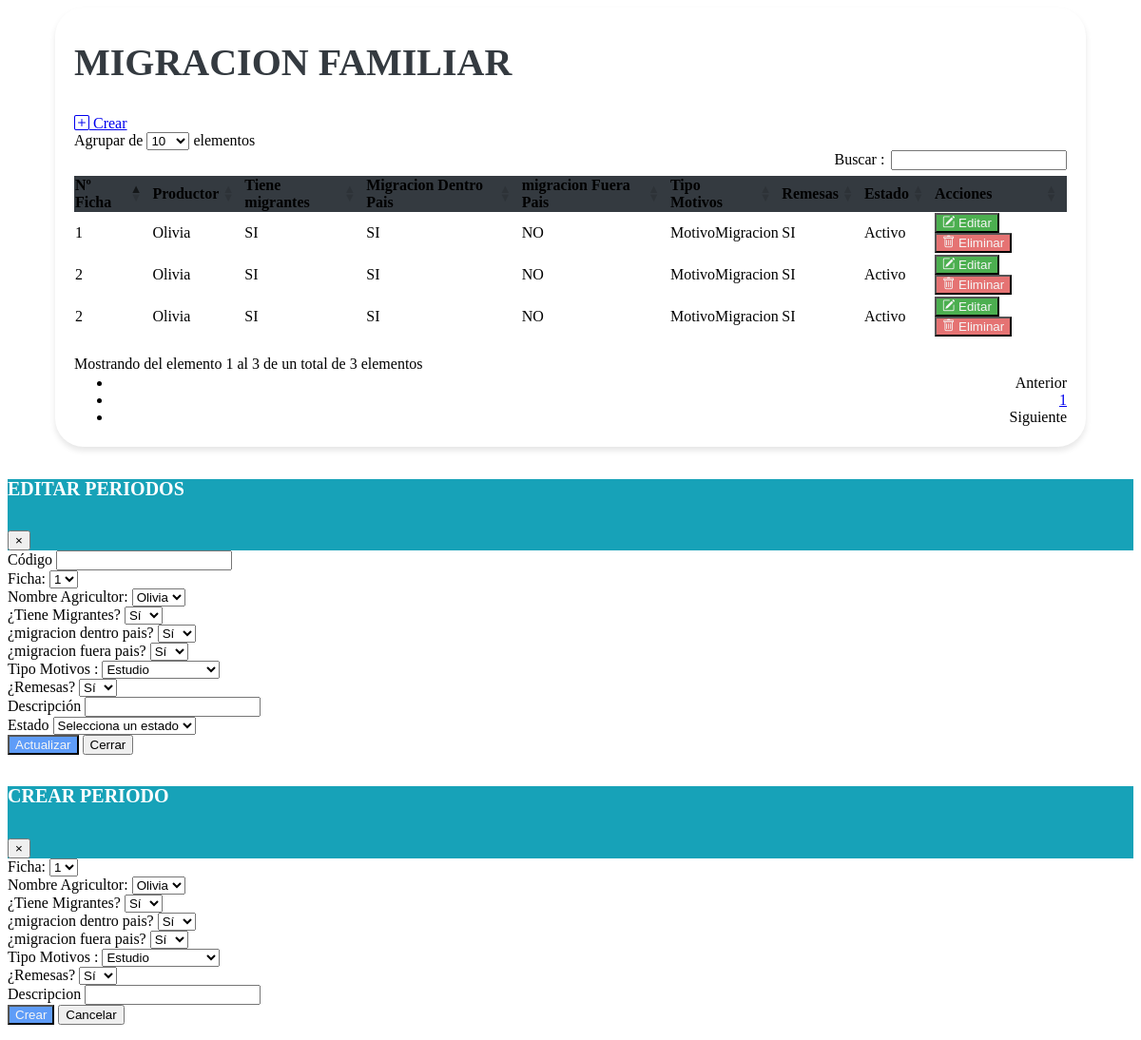
The app's page /vistas/Mantenimiento_Migracion_Familiar.php with its own data.
### tables this page shows
CREATE TABLE `tbl_migracion_familiar` (
  `id_ficha` bigint(20) DEFAULT NULL,
  `id_productor` bigint(20) DEFAULT NULL,
  `id_migracion` bigint(20) NOT NULL,
  `tiene_migrantes` enum('S','N') DEFAULT NULL,
  `migracion_dentro_pais` enum('S','N') DEFAULT NULL,
  `migracion_fuera_pais` enum('S','N') DEFAULT NULL,
  `id_tipo_motivos` bigint(20) DEFAULT NULL,
  `remesas` enum('S','N') DEFAULT NULL,
  `descripcion` text DEFAULT NULL,
  `creado_por` varchar(50) DEFAULT NULL,
  `fecha_creacion` timestamp NOT NULL DEFAULT current_timestamp(),
  `modificado_por` varchar(50) DEFAULT NULL,
  `fecha_modificacion` timestamp NOT NULL DEFAULT current_timestamp() ON UPDATE current_timestamp(),
  `estado` enum('A','I') DEFAULT NULL
);

CREATE TABLE `tbl_productor` (
  `id_ficha` varchar(50) DEFAULT NULL,
  `id_productor` bigint(20) NOT NULL,
  `primer_nombre` varchar(255) DEFAULT NULL,
  `segundo_nombre` varchar(255) DEFAULT NULL,
  `primer_apellido` varchar(255) DEFAULT NULL,
  `segundo_apellido` varchar(255) DEFAULT NULL,
  `identificacion` bigint(20) DEFAULT NULL,
  `fecha_nacimiento` date DEFAULT NULL,
  `genero` varchar(10) DEFAULT NULL,
  `estado_civil` varchar(20) DEFAULT NULL,
  `nivel_escolaridad` varchar(50) DEFAULT NULL,
  `ultimo_grado_escolar_aprobado` varchar(50) DEFAULT NULL,
  `telefono_1` int(11) DEFAULT NULL,
  `telefono_2` int(11) DEFAULT NULL,
  `telefono_3` int(11) DEFAULT NULL,
  `email_1` varchar(255) DEFAULT NULL,
  `email_2` varchar(255) DEFAULT NULL,
  `email_3` varchar(255) DEFAULT NULL,
  `descripcion` text DEFAULT NULL,
  `creado_por` varchar(25) DEFAULT NULL,
  `fecha_creacion` timestamp NOT NULL DEFAULT current_timestamp() ON UPDATE current_timestamp(),
  `modificado_por` varchar(25) DEFAULT NULL,
  `fecha_modificacion` timestamp NOT NULL DEFAULT current_timestamp(),
  `estado` enum('A','I') DEFAULT NULL
);

CREATE TABLE `tbl_motivos_migracion` (
  `Id_motivo` bigint(20) NOT NULL,
  `Motivo` varchar(255) DEFAULT NULL,
  `Descripcion` text DEFAULT NULL,
  `Creado_por` varchar(255) DEFAULT NULL,
  `Fecha_creacion` timestamp NOT NULL DEFAULT current_timestamp(),
  `Modificado_por` varchar(255) DEFAULT NULL,
  `Fecha_Actualizacion` timestamp NOT NULL DEFAULT current_timestamp() ON UPDATE current_timestamp(),
  `Estado` enum('A','I') NOT NULL DEFAULT 'A'
);

### vistas/Mantenimiento_Migracion_Familiar.php (the view, shortened to what the rows shown need)
<link href="https://cdn.jsdelivr.net/npm/bootstrap-icons@1.10.0/font/bootstrap-icons.css" rel="stylesheet">
<link rel="stylesheet" href="assets/css/estilos.css">
    <link rel="stylesheet" href="https://cdn.datatables.net/1.10.20/css/dataTables.bootstrap4.min.css">
    <link rel="stylesheet" href="https://cdn.datatables.net/1.10.20/css/dataTables.bootstrap4.min.css">
<div class="containertable">
    <div class="d-flex justify-content-between align-items-end mb-4">
        <div>
            <h1 class="poppins-font mb-2">MIGRACION FAMILIAR</h1>
            <br>
        </div>
    </div>
    <div class="table-responsive">
    <table id="tablax" class="table table-hover">
            <thead class="table-dark text-center" style="background-color: #343A40;">
                <tr>
                    <th scope="col">Nº Ficha </th>
                    <th scope="col">Productor</th>
                    <th scope="col">Tiene migrantes</th>
                    <th scope="col">Migracion Dentro Pais</th>
                    <th scope="col">migracion Fuera Pais</th>
                    <th scope="col">Tipo Motivos</th>
                    <th scope="col">Remesas</th>
                    <th scope="col">Estado</th>
                    <th scope="col">Acciones</th>
                </tr>
            </thead>
            <tbody class="text-center">
                <?php
                include "../php/conexion_be.php";
                $sql = $conexion->query("SELECT
                MF.id_ficha,
                P.primer_nombre,
                MM.Motivo,
                MF.*
            FROM
                tbl_migracion_familiar MF
                INNER JOIN fichas F ON MF.id_ficha = F.id_ficha
                INNER JOIN tbl_productor P ON MF.id_productor = P.id_productor
                INNER JOIN tbl_motivos_migracion MM ON MF.id_tipo_motivos = MM.Id_motivo;
            ");
                while ($datos = $sql->fetch_object()) { ?>
                    <tr>
                        <td><?= $datos->id_ficha ?></td>
                        <td><?= $datos->primer_nombre ?></td>
                        <td><?php
                            if ($datos->tiene_migrantes == "S") {
                                echo '<span class="badge bg-success">SI</span>';
                            } else {
                                echo '<span class="badge bg-danger">NO</span>';
                            }
                            ?>
                        </td>
                        <td><?php
                            if ($datos->migracion_dentro_pais == "S") {
                                echo '<span class="badge bg-success">SI</span>';
                            } else {
                                echo '<span class="badge bg-danger">NO</span>';
                            }
                            ?>
                        </td>
                        <td><?php
                            if ($datos->migracion_fuera_pais == "S") {
                                echo '<span class="badge bg-success">SI</span>';
                            } else {
                                echo '<span class="badge bg-danger">NO</span>';
                            }
                            ?>
                        </td>
                        <td><?= $datos->Motivo ?></td>
                        <td><?php
                            if ($datos->remesas == "S") {
                                echo '<span class="badge bg-success">SI</span>';
                            } else {
                                echo '<span class="badge bg-danger">NO</span>';
                            }
                            ?>
                        </td>
                        <td><?php
                            if ($datos->estado == "A") {
                                echo '<span class="badge bg-success">Activo</span>';
                            } else {
                                echo '<span class="badge bg-danger">Inactivo</span>';
                            }
                            ?></td>
                        <td>
                            <button type="button" class="btn btn-editar" data-toggle="modal" data-target="#modalEditar" onclick="abrirModalEditar('<?= $datos->id_migracion ?>', '<?= $datos->id_ficha ?>', '<?= $datos->id_productor ?>','<?= $datos->tiene_migrantes ?>', '<?= $datos->migracion_dentro_pais ?>','<?= $datos->migracion_fuera_pais ?>', '<?= $datos->id_tipo_motivos ?>','<?= $datos->remesas ?>', '<?= $datos->descripcion ?>', '<?= $datos->estado ?>')">
                                <i class="bi bi-pencil-square"></i>
                                Editar
                            </button>
                            <form id="deleteForm" method="POST" action="modelos/eliminar_migracion_familiar.php" style="display: inline;">
                                <button type="submit" class="btn btn-eliminar">
                                    <i class="bi bi-trash"></i>
                                    Eliminar
                                </button>
                            </form>
                        </td>
                    </tr>
                <?php }
                ?>
            </tbody>
        </table>
    </div>
</div>

### records on screen
tbl_migracion_familiar: id_ficha "1", id_productor.primer_nombre "Olivia", tiene_migrantes "SI", migracion_dentro_pais "SI", migracion_fuera_pais "NO", id_tipo_motivos.Motivo "MotivoMigracion", remesas "SI", estado "Activo"
tbl_migracion_familiar: id_ficha "2", id_productor.primer_nombre "Olivia", tiene_migrantes "SI", migracion_dentro_pais "SI", migracion_fuera_pais "NO", id_tipo_motivos.Motivo "MotivoMigracion", remesas "SI", estado "Activo"
tbl_migracion_familiar: id_ficha "2", id_productor.primer_nombre "Olivia", tiene_migrantes "SI", migracion_dentro_pais "SI", migracion_fuera_pais "NO", id_tipo_motivos.Motivo "MotivoMigracion", remesas "SI", estado "Activo"

### other values on screen
form field id_ficha "1"
form field id_productor "Olivia"
form field id_tipo_motivos "Estudio"
